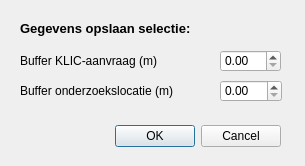
<?xml version="1.0" encoding="UTF-8"?>
<ui version="4.0">
 <class>Dialog</class>
 <widget class="QDialog" name="Dialog">
  <property name="geometry">
   <rect>
    <x>0</x>
    <y>0</y>
    <width>305</width>
    <height>166</height>
   </rect>
  </property>
  <property name="windowTitle">
   <string>Dialog</string>
  </property>
  <widget class="QDialogButtonBox" name="buttonBox">
   <property name="geometry">
    <rect>
     <x>100</x>
     <y>120</y>
     <width>181</width>
     <height>32</height>
    </rect>
   </property>
   <property name="orientation">
    <enum>Qt::Horizontal</enum>
   </property>
   <property name="standardButtons">
    <set>QDialogButtonBox::Cancel|QDialogButtonBox::Ok</set>
   </property>
  </widget>
  <widget class="QLabel" name="label">
   <property name="geometry">
    <rect>
     <x>20</x>
     <y>50</y>
     <width>181</width>
     <height>21</height>
    </rect>
   </property>
   <property name="font">
    <font>
     <weight>50</weight>
     <bold>false</bold>
    </font>
   </property>
   <property name="text">
    <string>Buffer KLIC-aanvraag (m)</string>
   </property>
  </widget>
  <widget class="QDoubleSpinBox" name="klic">
   <property name="geometry">
    <rect>
     <x>220</x>
     <y>50</y>
     <width>61</width>
     <height>22</height>
    </rect>
   </property>
  </widget>
  <widget class="QLabel" name="label_3">
   <property name="geometry">
    <rect>
     <x>20</x>
     <y>80</y>
     <width>181</width>
     <height>21</height>
    </rect>
   </property>
   <property name="text">
    <string>Buffer onderzoekslocatie (m)</string>
   </property>
  </widget>
  <widget class="QDoubleSpinBox" name="locatie">
   <property name="geometry">
    <rect>
     <x>220</x>
     <y>80</y>
     <width>62</width>
     <height>22</height>
    </rect>
   </property>
  </widget>
  <widget class="QLabel" name="label_2">
   <property name="geometry">
    <rect>
     <x>20</x>
     <y>20</y>
     <width>191</width>
     <height>16</height>
    </rect>
   </property>
   <property name="font">
    <font>
     <pointsize>10</pointsize>
     <weight>75</weight>
     <bold>true</bold>
    </font>
   </property>
   <property name="text">
    <string>Gegevens opslaan selectie:</string>
   </property>
  </widget>
 </widget>
 <resources/>
 <connections>
  <connection>
   <sender>buttonBox</sender>
   <signal>accepted()</signal>
   <receiver>Dialog</receiver>
   <slot>accept()</slot>
   <hints>
    <hint type="sourcelabel">
     <x>248</x>
     <y>254</y>
    </hint>
    <hint type="destinationlabel">
     <x>157</x>
     <y>274</y>
    </hint>
   </hints>
  </connection>
  <connection>
   <sender>buttonBox</sender>
   <signal>rejected()</signal>
   <receiver>Dialog</receiver>
   <slot>reject()</slot>
   <hints>
    <hint type="sourcelabel">
     <x>316</x>
     <y>260</y>
    </hint>
    <hint type="destinationlabel">
     <x>286</x>
     <y>274</y>
    </hint>
   </hints>
  </connection>
 </connections>
</ui>
